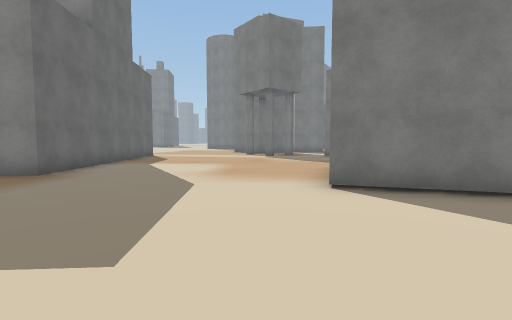
View 1 (above)

24 first-person views from a walk through a Unity game level. The camera is 1.5 m above the floor, tilts 4° down and sees 85° across. The floor is counted in squares, 2 m on a side. Each view is taken from the middle of a square. On the plan, view 1 faces up. The plan holds only what a view shows up to about 10 squares ahead; the rest is blank. The place goes on beyond the plan. The player is left out. Some surface patterns are stand-ins.

View 2
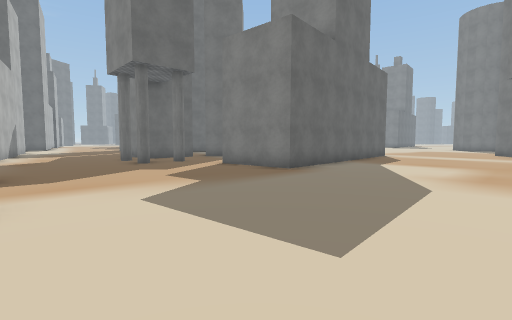

View 3
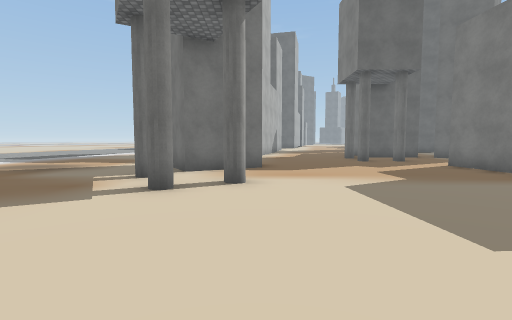

View 4
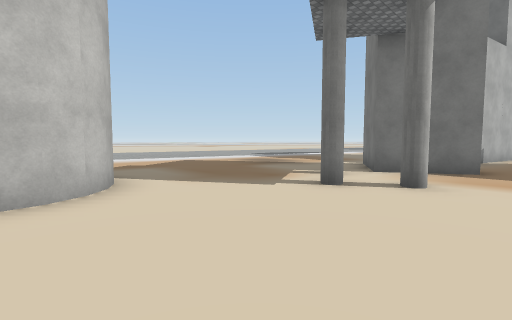

View 5
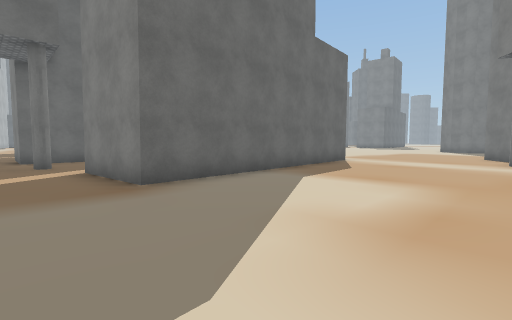

View 6
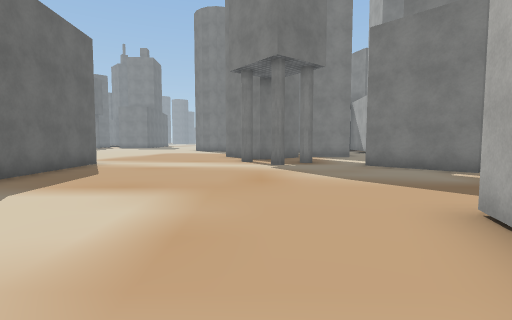

View 7
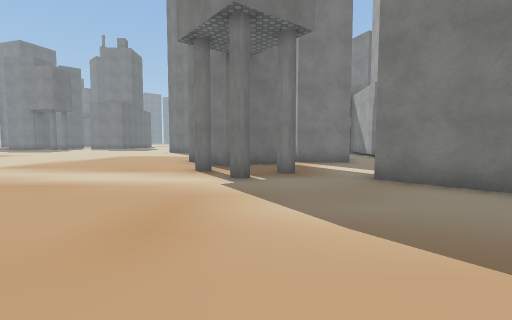

View 8
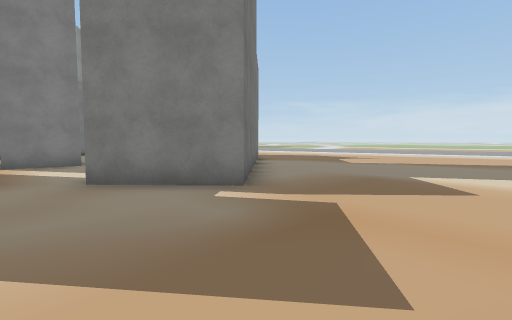

View 9
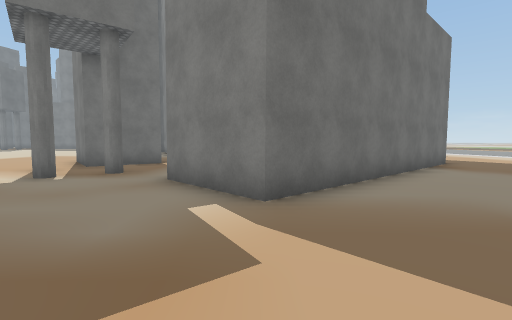

View 10
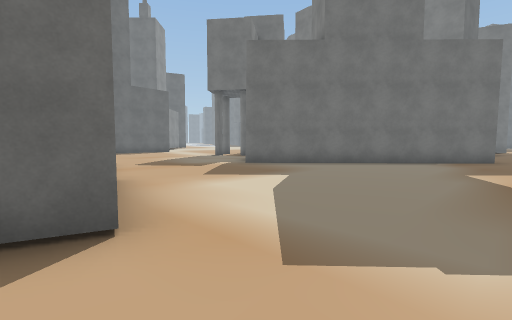

View 11
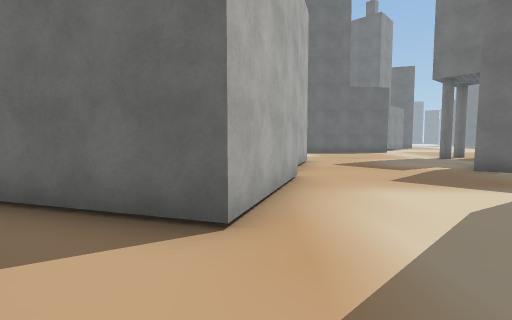

View 12
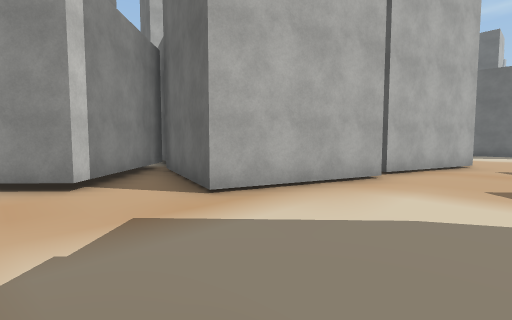

View 13
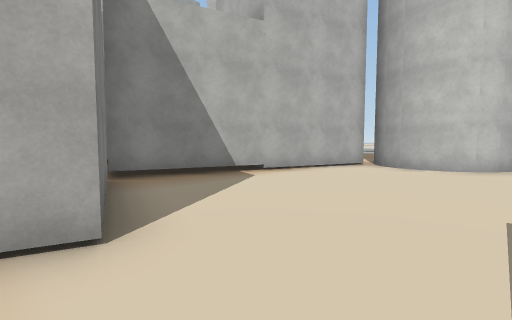

View 14
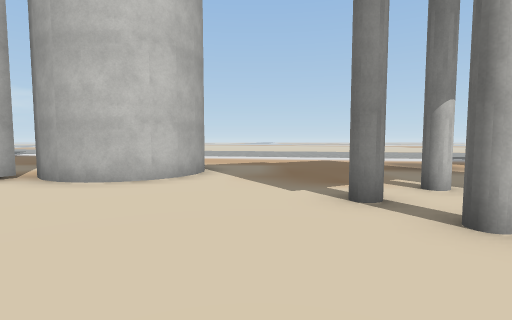

View 15
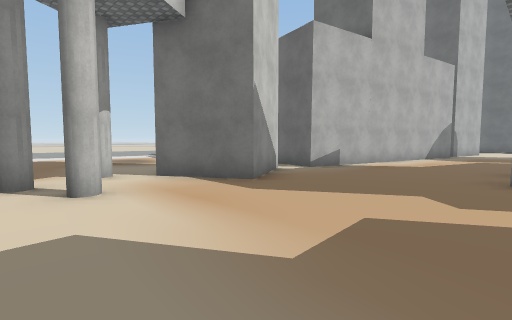

View 16
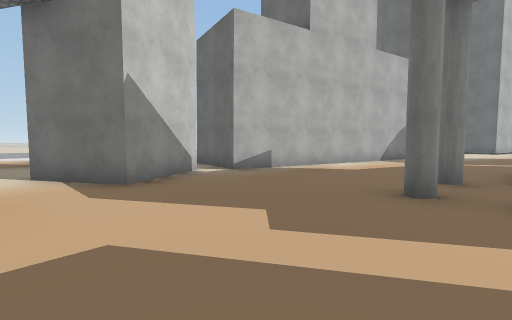

View 17
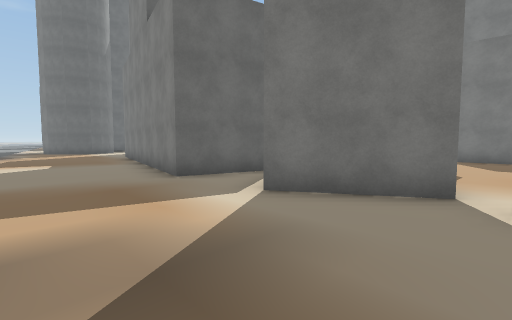

View 18
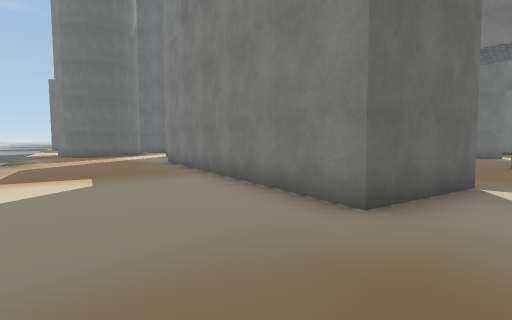

View 19
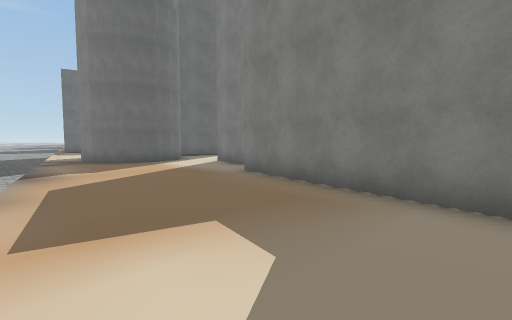

View 20
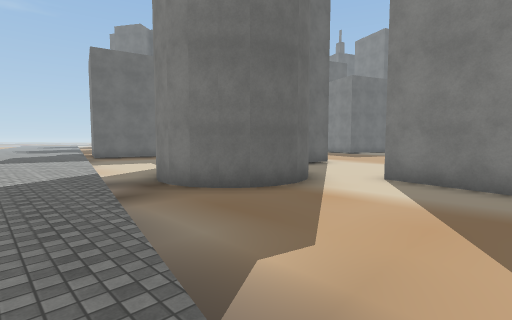

View 21
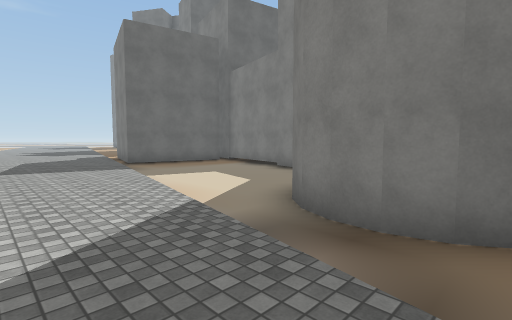

View 22
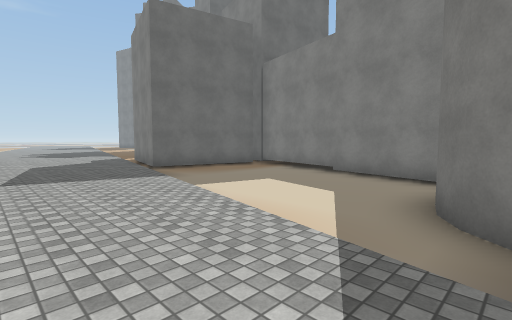

View 23
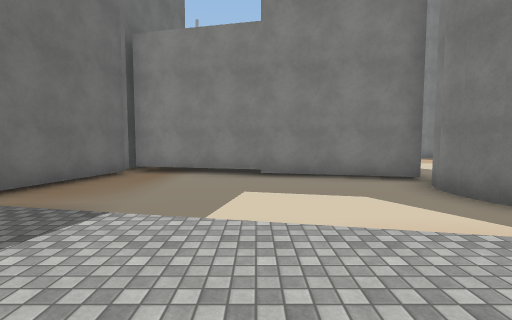

View 24
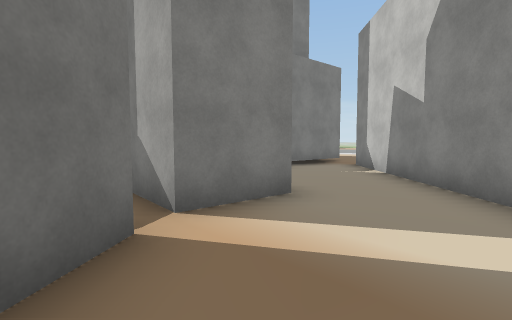

### Floor plan
Key: @ floor where view 1 was taken; # wall or solid block; x gap in a wall; . main floor; : floor 0.25 m higher than the main floor; / step, stairs or slope.
Columns run from 33 left of view 1 to 12 right of it. Each row starts with its distance up from view 1.
 19                                    .#  ...x
 18                           ......## .##....# ..
 17                           .......##.....#####.
 16                            ......#.....#####..
 15                             .....#....#####..
 14                             #........  ###....
 13                             #........####.....
 12                             #.........##......
 11                             #.................
 10                             #.................
  9                             #.................
  8                             #.................
  7                      #      #......####.......
  6                      #....###......#  #####...
  5                    .##.............#      #...
  4                  .....#.#..........###    #.#.
  3          ...     ....................##   ####
  2 ####     ...      ....................#  ##
  1 #..##### ...##    ....................#  #
  0 #......## ...###  #####...#..#...@...##
 -1 #.......###....#########x###..#......#
 -2 #.......###.......######.####........#
 -3 :///....###...........#...........#.##
 -4 ::::::///........................###.
 -5 ::::::::::///....................#  .
 -6 :::::::::::::::///...............

Where each view was taken, in squares from view 1:
view 1: 0 up, 0 right, facing up
view 2: 0 up, 0 right, facing up-left
view 3: 0 up, 1 right, facing left
view 4: 1 up, 1 right, facing down-left
view 5: 4 up, 0 right, facing up-left
view 6: 5 up, 0 right, facing up
view 7: 8 up, 1 right, facing up
view 8: 8 up, 2 right, facing up-right
view 9: 8 up, 5 right, facing up
view 10: 5 up, 12 right, facing up-left
view 11: 6 up, 12 right, facing left
view 12: 9 up, 12 right, facing down-left
view 13: 5 up, 1 left, facing down-right
view 14: 2 up, 2 left, facing down
view 15: 4 up, 3 left, facing down-left
view 16: 5 up, 5 left, facing down-left
view 17: 6 down, 5 left, facing up-left
view 18: 6 down, 9 left, facing up-left
view 19: 6 down, 13 left, facing up-left
view 20: 6 down, 19 left, facing up-left
view 21: 6 down, 23 left, facing up-left
view 22: 6 down, 25 left, facing up-left
view 23: 6 down, 29 left, facing up
view 24: 15 up, 1 right, facing up-right
